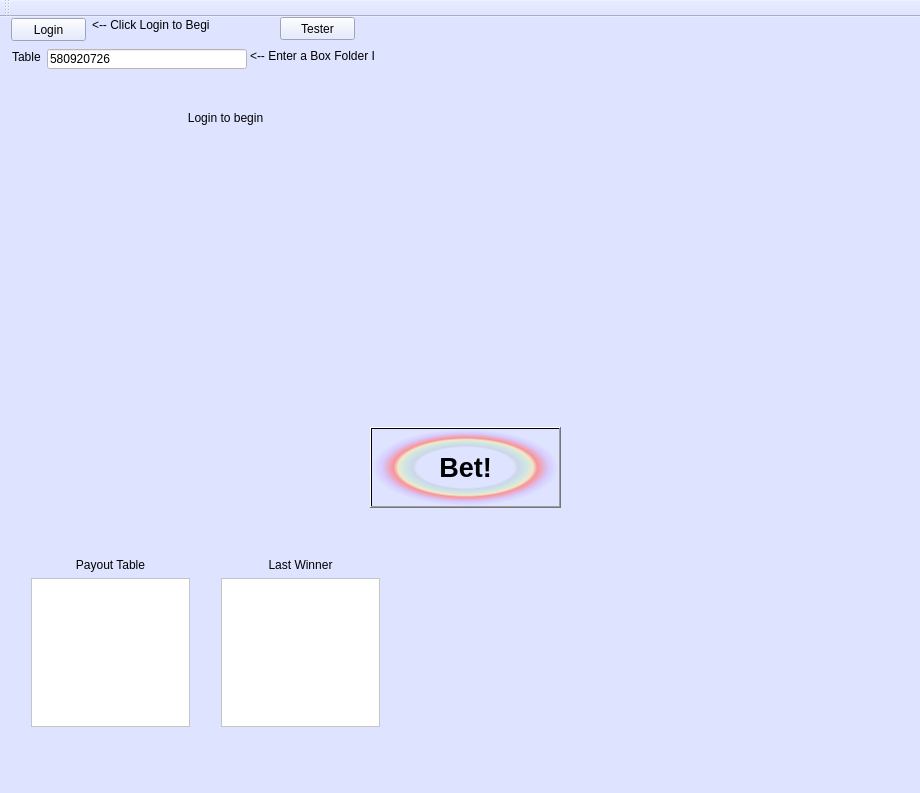
<?xml version="1.0" encoding="UTF-8"?>
<ui version="4.0">
 <class>MainWindow</class>
 <widget class="QMainWindow" name="MainWindow">
  <property name="geometry">
   <rect>
    <x>0</x>
    <y>0</y>
    <width>920</width>
    <height>793</height>
   </rect>
  </property>
  <property name="windowTitle">
   <string>Box Video Poker</string>
  </property>
  <property name="windowIcon">
   <iconset>
    <normaloff>cards/AS_square.gif</normaloff>cards/AS_square.gif</iconset>
  </property>
  <property name="styleSheet">
   <string notr="true">background-color: rgb(222, 228, 255);</string>
  </property>
  <widget class="QWidget" name="centralWidget">
   <widget class="QLabel" name="instructions">
    <property name="geometry">
     <rect>
      <x>10</x>
      <y>80</y>
      <width>431</width>
      <height>41</height>
     </rect>
    </property>
    <property name="text">
     <string>Login to begin</string>
    </property>
    <property name="alignment">
     <set>Qt::AlignCenter</set>
    </property>
    <property name="wordWrap">
     <bool>true</bool>
    </property>
   </widget>
   <widget class="QPushButton" name="action">
    <property name="geometry">
     <rect>
      <x>370</x>
      <y>410</y>
      <width>191</width>
      <height>81</height>
     </rect>
    </property>
    <property name="font">
     <font>
      <family>Arial</family>
      <pointsize>20</pointsize>
      <weight>75</weight>
      <bold>true</bold>
     </font>
    </property>
    <property name="styleSheet">
     <string notr="true">background-color: qradialgradient(spread:pad, cx:0.5, cy:0.5, radius:0.5, fx:0.5, fy:0.5, stop:0 rgba(0, 0, 0, 0), stop:0.52 rgba(0, 0, 0, 0), stop:0.565 rgba(82, 121, 76, 33), stop:0.65 rgba(159, 235, 148, 64), stop:0.721925 rgba(255, 238, 150, 129), stop:0.77 rgba(255, 128, 128, 204), stop:0.89 rgba(191, 128, 255, 64), stop:1 rgba(0, 0, 0, 0));</string>
    </property>
    <property name="text">
     <string>Bet!</string>
    </property>
    <property name="flat">
     <bool>false</bool>
    </property>
   </widget>
   <widget class="QWidget" name="layoutWidget">
    <property name="geometry">
     <rect>
      <x>20</x>
      <y>480</y>
      <width>191</width>
      <height>22</height>
     </rect>
    </property>
    <layout class="QHBoxLayout" name="horizontalLayout">
     <item>
      <widget class="QLabel" name="label_4">
       <property name="text">
        <string>Cash:</string>
       </property>
      </widget>
     </item>
     <item>
      <widget class="QLineEdit" name="account">
       <property name="styleSheet">
        <string notr="true">background-color: rgb(255, 255, 255);</string>
       </property>
       <property name="readOnly">
        <bool>true</bool>
       </property>
      </widget>
     </item>
    </layout>
   </widget>
   <widget class="QWidget" name="layoutWidget">
    <property name="geometry">
     <rect>
      <x>210</x>
      <y>530</y>
      <width>181</width>
      <height>191</height>
     </rect>
    </property>
    <layout class="QVBoxLayout" name="verticalLayout">
     <item>
      <widget class="QLabel" name="label_2">
       <property name="text">
        <string>Last Winner</string>
       </property>
       <property name="alignment">
        <set>Qt::AlignCenter</set>
       </property>
      </widget>
     </item>
     <item>
      <widget class="QTextBrowser" name="winners">
       <property name="styleSheet">
        <string notr="true">background-color: rgb(255, 255, 255);</string>
       </property>
      </widget>
     </item>
    </layout>
   </widget>
   <widget class="QWidget" name="layoutWidget">
    <property name="geometry">
     <rect>
      <x>20</x>
      <y>530</y>
      <width>181</width>
      <height>191</height>
     </rect>
    </property>
    <layout class="QVBoxLayout" name="verticalLayout_2">
     <item>
      <widget class="QLabel" name="label">
       <property name="text">
        <string>Payout Table</string>
       </property>
       <property name="alignment">
        <set>Qt::AlignCenter</set>
       </property>
      </widget>
     </item>
     <item>
      <widget class="QTextBrowser" name="payouts">
       <property name="styleSheet">
        <string notr="true">background-color: rgb(255, 255, 255);</string>
       </property>
      </widget>
     </item>
    </layout>
   </widget>
   <widget class="QWidget" name="layoutWidget">
    <property name="geometry">
     <rect>
      <x>20</x>
      <y>460</y>
      <width>270</width>
      <height>22</height>
     </rect>
    </property>
    <layout class="QHBoxLayout" name="horizontalLayout_2">
     <item>
      <widget class="QRadioButton" name="bet0">
       <property name="text">
        <string>$10</string>
       </property>
       <property name="checked">
        <bool>true</bool>
       </property>
      </widget>
     </item>
     <item>
      <widget class="QRadioButton" name="bet1">
       <property name="text">
        <string>$25</string>
       </property>
      </widget>
     </item>
     <item>
      <widget class="QRadioButton" name="bet2">
       <property name="text">
        <string>$50</string>
       </property>
      </widget>
     </item>
     <item>
      <widget class="QRadioButton" name="bet3">
       <property name="text">
        <string>$100</string>
       </property>
      </widget>
     </item>
    </layout>
   </widget>
   <widget class="QWidget" name="layoutWidget">
    <property name="geometry">
     <rect>
      <x>70</x>
      <y>410</y>
      <width>271</width>
      <height>34</height>
     </rect>
    </property>
    <layout class="QVBoxLayout" name="verticalLayout_5">
     <item>
      <widget class="QLabel" name="result_msg">
       <property name="text">
        <string/>
       </property>
       <property name="alignment">
        <set>Qt::AlignCenter</set>
       </property>
      </widget>
     </item>
     <item>
      <widget class="QLabel" name="last_win">
       <property name="text">
        <string/>
       </property>
       <property name="alignment">
        <set>Qt::AlignCenter</set>
       </property>
      </widget>
     </item>
    </layout>
   </widget>
   <widget class="QLabel" name="table_instructions">
    <property name="enabled">
     <bool>true</bool>
    </property>
    <property name="geometry">
     <rect>
      <x>250</x>
      <y>31</y>
      <width>125</width>
      <height>16</height>
     </rect>
    </property>
    <property name="sizePolicy">
     <sizepolicy hsizetype="Fixed" vsizetype="Preferred">
      <horstretch>0</horstretch>
      <verstretch>0</verstretch>
     </sizepolicy>
    </property>
    <property name="text">
     <string> &lt;-- Enter a Box Folder ID</string>
    </property>
   </widget>
   <widget class="QLabel" name="label_3">
    <property name="geometry">
     <rect>
      <x>12</x>
      <y>32</y>
      <width>29</width>
      <height>16</height>
     </rect>
    </property>
    <property name="sizePolicy">
     <sizepolicy hsizetype="Fixed" vsizetype="Preferred">
      <horstretch>0</horstretch>
      <verstretch>0</verstretch>
     </sizepolicy>
    </property>
    <property name="text">
     <string>Table:</string>
    </property>
   </widget>
   <widget class="QLineEdit" name="tableName">
    <property name="geometry">
     <rect>
      <x>47</x>
      <y>32</y>
      <width>200</width>
      <height>20</height>
     </rect>
    </property>
    <property name="sizePolicy">
     <sizepolicy hsizetype="Fixed" vsizetype="Fixed">
      <horstretch>0</horstretch>
      <verstretch>0</verstretch>
     </sizepolicy>
    </property>
    <property name="minimumSize">
     <size>
      <width>200</width>
      <height>0</height>
     </size>
    </property>
    <property name="styleSheet">
     <string notr="true">background-color: rgb(255, 255, 255);</string>
    </property>
    <property name="text">
     <string>580920726</string>
    </property>
    <property name="readOnly">
     <bool>false</bool>
    </property>
   </widget>
   <widget class="QPushButton" name="LoginButton">
    <property name="geometry">
     <rect>
      <x>11</x>
      <y>1</y>
      <width>75</width>
      <height>23</height>
     </rect>
    </property>
    <property name="text">
     <string>Login</string>
    </property>
   </widget>
   <widget class="QLabel" name="login_label">
    <property name="geometry">
     <rect>
      <x>92</x>
      <y>0</y>
      <width>117</width>
      <height>16</height>
     </rect>
    </property>
    <property name="text">
     <string> &lt;-- Click Login to Begin!</string>
    </property>
   </widget>
   <widget class="QPushButton" name="tester">
    <property name="enabled">
     <bool>true</bool>
    </property>
    <property name="geometry">
     <rect>
      <x>280</x>
      <y>0</y>
      <width>75</width>
      <height>23</height>
     </rect>
    </property>
    <property name="text">
     <string>Tester</string>
    </property>
   </widget>
   <widget class="QLabel" name="celebrate_pic">
    <property name="geometry">
     <rect>
      <x>460</x>
      <y>530</y>
      <width>371</width>
      <height>181</height>
     </rect>
    </property>
    <property name="text">
     <string/>
    </property>
   </widget>
   <widget class="QPushButton" name="card2">
    <property name="geometry">
     <rect>
      <x>199</x>
      <y>141</y>
      <width>170</width>
      <height>229</height>
     </rect>
    </property>
    <property name="sizePolicy">
     <sizepolicy hsizetype="Fixed" vsizetype="Fixed">
      <horstretch>0</horstretch>
      <verstretch>0</verstretch>
     </sizepolicy>
    </property>
    <property name="baseSize">
     <size>
      <width>158</width>
      <height>221</height>
     </size>
    </property>
    <property name="autoFillBackground">
     <bool>false</bool>
    </property>
    <property name="styleSheet">
     <string notr="true"/>
    </property>
    <property name="text">
     <string/>
    </property>
    <property name="icon">
     <iconset resource="resources.qrc">
      <normaloff>:/images/cards/Box_Back.svg</normaloff>:/images/cards/Box_Back.svg</iconset>
    </property>
    <property name="iconSize">
     <size>
      <width>158</width>
      <height>221</height>
     </size>
    </property>
    <property name="flat">
     <bool>true</bool>
    </property>
   </widget>
   <widget class="QPushButton" name="card4">
    <property name="geometry">
     <rect>
      <x>555</x>
      <y>141</y>
      <width>170</width>
      <height>229</height>
     </rect>
    </property>
    <property name="sizePolicy">
     <sizepolicy hsizetype="Fixed" vsizetype="Fixed">
      <horstretch>0</horstretch>
      <verstretch>0</verstretch>
     </sizepolicy>
    </property>
    <property name="baseSize">
     <size>
      <width>158</width>
      <height>221</height>
     </size>
    </property>
    <property name="autoFillBackground">
     <bool>false</bool>
    </property>
    <property name="styleSheet">
     <string notr="true"/>
    </property>
    <property name="text">
     <string/>
    </property>
    <property name="icon">
     <iconset resource="resources.qrc">
      <normaloff>:/images/cards/Box_Back.svg</normaloff>:/images/cards/Box_Back.svg</iconset>
    </property>
    <property name="iconSize">
     <size>
      <width>158</width>
      <height>221</height>
     </size>
    </property>
    <property name="flat">
     <bool>true</bool>
    </property>
   </widget>
   <widget class="QPushButton" name="card5">
    <property name="geometry">
     <rect>
      <x>733</x>
      <y>141</y>
      <width>170</width>
      <height>229</height>
     </rect>
    </property>
    <property name="sizePolicy">
     <sizepolicy hsizetype="Fixed" vsizetype="Fixed">
      <horstretch>0</horstretch>
      <verstretch>0</verstretch>
     </sizepolicy>
    </property>
    <property name="baseSize">
     <size>
      <width>158</width>
      <height>221</height>
     </size>
    </property>
    <property name="autoFillBackground">
     <bool>false</bool>
    </property>
    <property name="styleSheet">
     <string notr="true"/>
    </property>
    <property name="text">
     <string/>
    </property>
    <property name="icon">
     <iconset resource="resources.qrc">
      <normaloff>:/images/cards/Box_Back.svg</normaloff>:/images/cards/Box_Back.svg</iconset>
    </property>
    <property name="iconSize">
     <size>
      <width>158</width>
      <height>221</height>
     </size>
    </property>
    <property name="flat">
     <bool>true</bool>
    </property>
   </widget>
   <widget class="QPushButton" name="card1">
    <property name="geometry">
     <rect>
      <x>21</x>
      <y>141</y>
      <width>170</width>
      <height>229</height>
     </rect>
    </property>
    <property name="sizePolicy">
     <sizepolicy hsizetype="Fixed" vsizetype="Fixed">
      <horstretch>0</horstretch>
      <verstretch>0</verstretch>
     </sizepolicy>
    </property>
    <property name="baseSize">
     <size>
      <width>158</width>
      <height>221</height>
     </size>
    </property>
    <property name="autoFillBackground">
     <bool>false</bool>
    </property>
    <property name="styleSheet">
     <string notr="true"/>
    </property>
    <property name="text">
     <string/>
    </property>
    <property name="icon">
     <iconset resource="resources.qrc">
      <normaloff>:/images/cards/Box_Back.svg</normaloff>:/images/cards/Box_Back.svg</iconset>
    </property>
    <property name="iconSize">
     <size>
      <width>158</width>
      <height>221</height>
     </size>
    </property>
    <property name="flat">
     <bool>true</bool>
    </property>
   </widget>
   <widget class="QPushButton" name="card3">
    <property name="geometry">
     <rect>
      <x>377</x>
      <y>141</y>
      <width>170</width>
      <height>229</height>
     </rect>
    </property>
    <property name="sizePolicy">
     <sizepolicy hsizetype="Fixed" vsizetype="Fixed">
      <horstretch>0</horstretch>
      <verstretch>0</verstretch>
     </sizepolicy>
    </property>
    <property name="baseSize">
     <size>
      <width>158</width>
      <height>221</height>
     </size>
    </property>
    <property name="autoFillBackground">
     <bool>false</bool>
    </property>
    <property name="styleSheet">
     <string notr="true"/>
    </property>
    <property name="text">
     <string/>
    </property>
    <property name="icon">
     <iconset resource="resources.qrc">
      <normaloff>:/images/cards/Box_Back.svg</normaloff>:/images/cards/Box_Back.svg</iconset>
    </property>
    <property name="iconSize">
     <size>
      <width>158</width>
      <height>221</height>
     </size>
    </property>
    <property name="flat">
     <bool>true</bool>
    </property>
   </widget>
  </widget>
  <widget class="QMenuBar" name="menuBar">
   <property name="geometry">
    <rect>
     <x>0</x>
     <y>0</y>
     <width>920</width>
     <height>21</height>
    </rect>
   </property>
  </widget>
  <widget class="QToolBar" name="mainToolBar">
   <attribute name="toolBarArea">
    <enum>TopToolBarArea</enum>
   </attribute>
   <attribute name="toolBarBreak">
    <bool>false</bool>
   </attribute>
  </widget>
  <widget class="QStatusBar" name="statusBar"/>
 </widget>
 <layoutdefault spacing="6" margin="11"/>
 <resources>
  <include location="resources.qrc"/>
 </resources>
 <connections/>
</ui>
